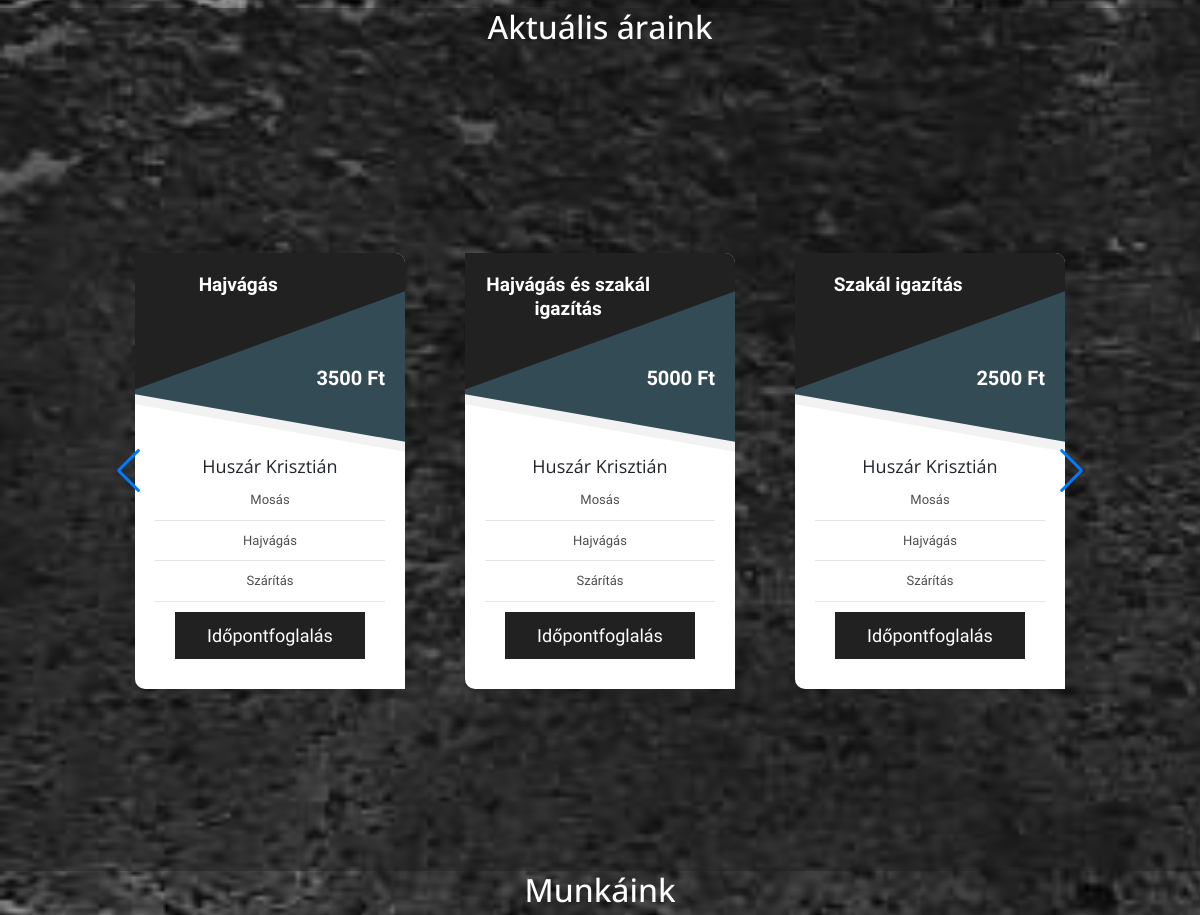
Before: / (middle part) with the older database file.
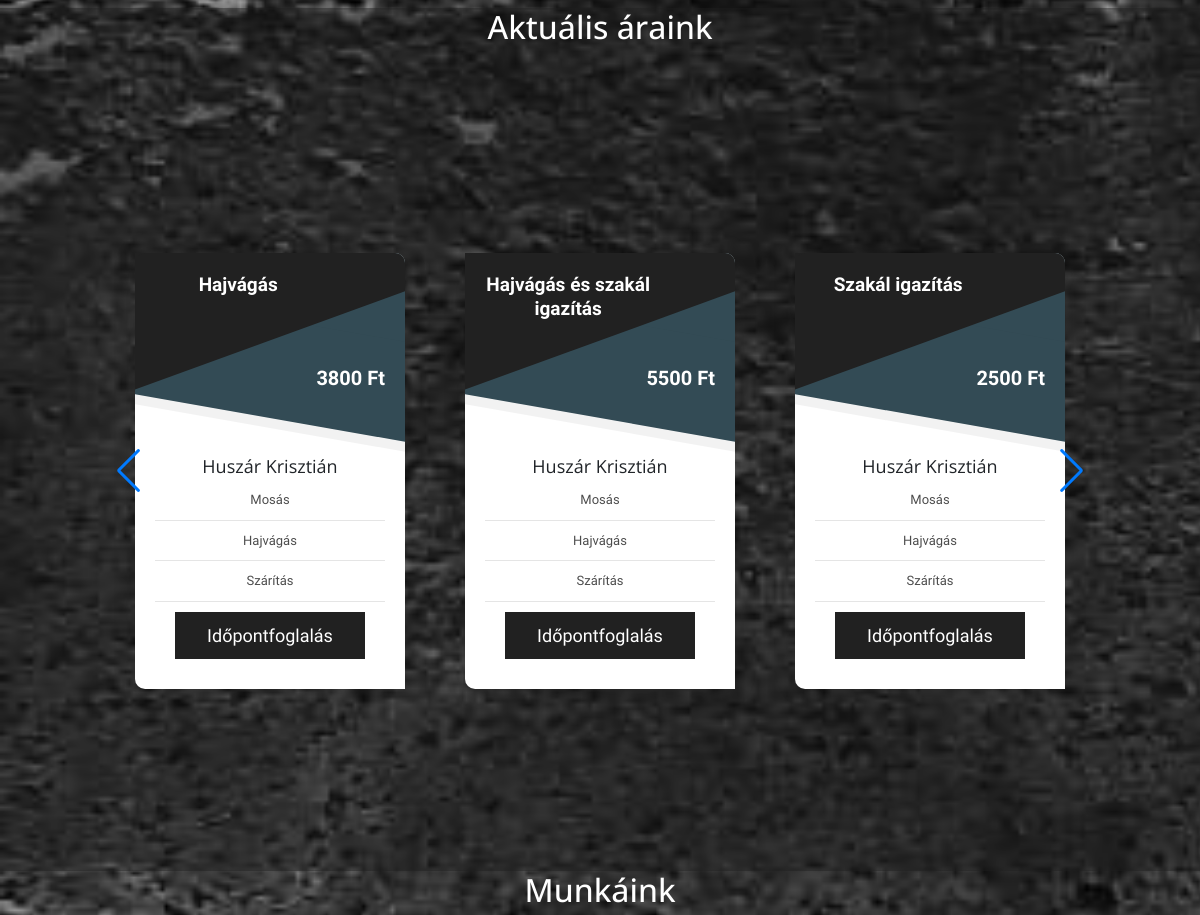
After: the same page with the newer database file.
### Home/models.py (models this page shows, shortened)
class Price(models.Model):
    tittle = models.CharField(max_length=37)
    price = models.CharField(max_length=10)
    barber_name = models.CharField(max_length=50)
    description= models.CharField(max_length=200)
    categori = models.BigIntegerField()
    time = models.CharField(max_length=8)

### Home/views.py (the view)
# urls.py: path('', views.home, name = 'Home'),
def home(request):
    return render(request, "Home.html", {'actual_page': 'home', 'range':range(12), 'user_id':user_id, 'price_datas':price_datas, 'hairdressers':hairdressers})

### Home/templates/Home.html (shortened to what this page needs)
{% extends 'base.html' %}
{% block content %}
<link rel="stylesheet" href="../static/style/home.css">
<link rel="stylesheet" href="https://cdn.jsdelivr.net/npm/swiper@8/swiper-bundle.min.css" />
<link rel="stylesheet" href="../static/style/test.css">
<section >
</section>
<section class="bg_selection">
  <div class="container-fluid" style="padding-left: 10%; padding-right: 10%;">
        <h2 class="mb-4 text-white" style="text-align: center;">Aktuális áraink</h2>
        <div class="row justify-content-around" style="height: 100vh;">
        <div class="swiper swiper1">
          <div class="swiper-wrapper">
            {% for price_data in price_datas %}
              {% if price_data.categori == 0 %}
                <div class="swiper-slide col-lg-4 col-md-12 mb-4 mb-lg-0">
                  <div class="pricing-table-3 premium" style="width: 90%;" >
                    <div class="pricing-table-header">
                        <h4><strong>{{price_data.tittle}}</strong></h4>
                    </div>
                    <div class="price"><strong>{{price_data.price}} Ft</strong></div>
                    <div class="pricing-body">
                        <ul class="pricing-table-ul">
                            <p>{{price_data.barber_name}}</p>
                            <li></i> Mosás</li>
                            <li></i> Hajvágás</li>
                            <li></i> Szárítás</li>
                        </ul><a href="{% url 'Booking' %}?hairdresser_id=2&categori_id={{price_data.id}}" class="view-more">Időpontfoglalás</a></div>
                    </div>
                </div>
              {% endif %}
            {% endfor %}
          </div>
          <div class="swiper-button-next"></div>
          <div class="swiper-button-prev"></div>
        </div>
      </div>
  </div>
</section>
<section>
  <div class="container-fluid" style="padding-left: 10%; padding-right: 10%;">
    <h2 class="mb-4 text-white" style="text-align: center;">Munkáink</h2>
  </div>
</section>
{% endblock content %}

### Home/templates/base.html (shortened to what this page needs)
<!DOCTYPE html>
<html lang="en">
<head>
    <link rel="stylesheet" href="https://cdn.jsdelivr.net/npm/bootstrap@4.3.1/dist/css/bootstrap.min.css">
    <link rel="stylesheet" href="../../../static/style/navbar.css">
    <link rel="stylesheet" href="../../../static/style/style.css">
    <link rel="stylesheet" href="../../../static/style/price.css">
</head>
<body>
    <div>
        {% block content %}
        {% endblock content %}
    </div>
</body>
</html>

### Home/templates/Navbar.html (shortened to what this page needs)
{% load static %}

### Home/templates/Video.html (shortened to what this page needs)
{% load static %}

### Home/static/style/style.css (style rules this page uses)
body { background-color: #262626; background-attachment: fixed; background-image: url(../image/bg/old-black-background.jpg); background-repeat: no-repeat; background-size: cover; }
.swiper { width: 100%; height: 100%; }
.swiper-slide { text-align: center; font-size: 18px; background: #fff; display: flex; justify-content: center; align-items: center; }

### Home/static/style/price.css (style rules this page uses)
h1,h2,h3,h4,h5,h6,div,input,p { font-family: "Open Sans"; margin:0px; }
h4 { font-size:19px; }
.container-fluid,.container { margin:auto; padding:0px 15px; }
ul { margin: 0px; padding: 0px; list-style: none; }
.pricing-table-3 { background-color:#FFF; margin:15px auto; box-shadow:0px 0px 25px rgba(0,0,0,0.1); max-width:300px; border-radius:0px 10px 0px 10px; overflow:hidden; position:relative; min-height:250px; transition:all ease-in-out 0.25s; }
.pricing-table-3.premium .price { background-color:#334b55; color:#FFF; }
.pricing-table-3 .pricing-table-header { background-color:#212121; width: 69%; color:#FFF; padding:20px 0px 0px 20px; position:absolute; z-index:5; }
.pricing-table-3 .pricing-table-header::before { content:""; position:absolute; left:-50px; right:-180px; height:125px; top:-50px; background-color:#212121; z-index:-1; transform:rotate(-20deg) }
.pricing-table-3 .price { position:absolute; top:0px; text-align:right; padding:110px 20px 0px 0px; right:0px; left:0px; font-size:20px; z-index:4; }
.pricing-table-3 .price::before { content:""; position:absolute; left:0px; right:0px; height:100px; bottom:-25px; background-color:inherit; transform:skewY(10deg); z-index:-1; box-shadow:0px 5px 0px 5px rgba(0,0,0,0.05); }
.pricing-table-3 .pricing-body { padding:20px; padding-top:200px; }
.pricing-table-3 .pricing-table-ul li { color:rgba(0,0,0,0.7); font-size:13px; padding:10px; border-bottom:1px solid rgba(0,0,0,0.1); }
.pricing-table-3 .view-more { margin:10px 20px; display:block; text-align:center; background-color:#212121; padding:10px 0px; color:#FFF; }

### Home/static/style/home.css (style rules this page uses)
.bg_selection { background-color: #21212173; }
.swiper-slide { background-color: #fff0; }

### Home/static/style/test.css (style rules this page uses)
* { margin: 0; padding: 0; box-sizing: border-box; font-family: "Asap", sans-serif; }
section { min-height: 100vh; }

Changed rows visible on the page:
changed Price "Hajvágás": price "3500" → "3800"
changed Price "Hajvágás és szakál igazítás": price "5000" → "5500"
